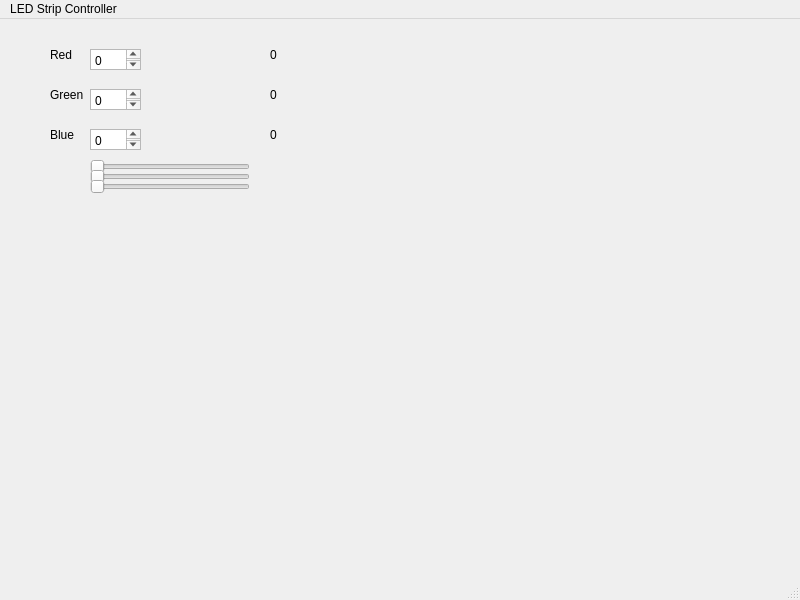
<?xml version="1.0" encoding="UTF-8"?>
<ui version="4.0">
 <class>MainWindow</class>
 <widget class="QMainWindow" name="MainWindow">
  <property name="geometry">
   <rect>
    <x>0</x>
    <y>0</y>
    <width>800</width>
    <height>600</height>
   </rect>
  </property>
  <property name="windowTitle">
   <string>MainWindow</string>
  </property>
  <widget class="QWidget" name="centralwidget">
   <widget class="QLabel" name="red_label">
    <property name="geometry">
     <rect>
      <x>50</x>
      <y>30</y>
      <width>37</width>
      <height>12</height>
     </rect>
    </property>
    <property name="text">
     <string>Red</string>
    </property>
   </widget>
   <widget class="QLabel" name="green_label">
    <property name="geometry">
     <rect>
      <x>50</x>
      <y>70</y>
      <width>37</width>
      <height>12</height>
     </rect>
    </property>
    <property name="text">
     <string>Green</string>
    </property>
   </widget>
   <widget class="QLabel" name="blue_label">
    <property name="geometry">
     <rect>
      <x>50</x>
      <y>110</y>
      <width>37</width>
      <height>12</height>
     </rect>
    </property>
    <property name="text">
     <string>Blue</string>
    </property>
   </widget>
   <widget class="QSlider" name="red_slider">
    <property name="geometry">
     <rect>
      <x>90</x>
      <y>140</y>
      <width>160</width>
      <height>16</height>
     </rect>
    </property>
    <property name="maximum">
     <number>255</number>
    </property>
    <property name="orientation">
     <enum>Qt::Orientation::Horizontal</enum>
    </property>
   </widget>
   <widget class="QSlider" name="green_slider">
    <property name="geometry">
     <rect>
      <x>90</x>
      <y>150</y>
      <width>160</width>
      <height>16</height>
     </rect>
    </property>
    <property name="maximum">
     <number>255</number>
    </property>
    <property name="orientation">
     <enum>Qt::Orientation::Horizontal</enum>
    </property>
   </widget>
   <widget class="QSlider" name="blue_slider">
    <property name="geometry">
     <rect>
      <x>90</x>
      <y>160</y>
      <width>160</width>
      <height>16</height>
     </rect>
    </property>
    <property name="maximum">
     <number>255</number>
    </property>
    <property name="orientation">
     <enum>Qt::Orientation::Horizontal</enum>
    </property>
   </widget>
   <widget class="QLabel" name="red_value_label">
    <property name="geometry">
     <rect>
      <x>270</x>
      <y>30</y>
      <width>37</width>
      <height>12</height>
     </rect>
    </property>
    <property name="text">
     <string>0</string>
    </property>
   </widget>
   <widget class="QLabel" name="green_value_label">
    <property name="geometry">
     <rect>
      <x>270</x>
      <y>70</y>
      <width>37</width>
      <height>12</height>
     </rect>
    </property>
    <property name="text">
     <string>0</string>
    </property>
   </widget>
   <widget class="QLabel" name="blue_value_label">
    <property name="geometry">
     <rect>
      <x>270</x>
      <y>110</y>
      <width>37</width>
      <height>12</height>
     </rect>
    </property>
    <property name="text">
     <string>0</string>
    </property>
   </widget>
   <widget class="QTextEdit" name="red_value_input_label">
    <property name="geometry">
     <rect>
      <x>90</x>
      <y>30</y>
      <width>51</width>
      <height>21</height>
     </rect>
    </property>
    <property name="html">
     <string>&lt;!DOCTYPE HTML PUBLIC &quot;-//W3C//DTD HTML 4.0//EN&quot; &quot;http://www.w3.org/TR/REC-html40/strict.dtd&quot;&gt;
&lt;html&gt;&lt;head&gt;&lt;meta name=&quot;qrichtext&quot; content=&quot;1&quot; /&gt;&lt;meta charset=&quot;utf-8&quot; /&gt;&lt;style type=&quot;text/css&quot;&gt;
p, li { white-space: pre-wrap; }
hr { height: 1px; border-width: 0; }
li.unchecked::marker { content: &quot;\2610&quot;; }
li.checked::marker { content: &quot;\2612&quot;; }
&lt;/style&gt;&lt;/head&gt;&lt;body style=&quot; font-family:'Segoe UI'; font-size:9pt; font-weight:400; font-style:normal;&quot;&gt;
&lt;p style=&quot; margin-top:0px; margin-bottom:0px; margin-left:0px; margin-right:0px; -qt-block-indent:0; text-indent:0px;&quot;&gt;0&lt;/p&gt;&lt;/body&gt;&lt;/html&gt;</string>
    </property>
   </widget>
   <widget class="QTextEdit" name="green_value_input_label">
    <property name="geometry">
     <rect>
      <x>90</x>
      <y>70</y>
      <width>51</width>
      <height>21</height>
     </rect>
    </property>
    <property name="html">
     <string>&lt;!DOCTYPE HTML PUBLIC &quot;-//W3C//DTD HTML 4.0//EN&quot; &quot;http://www.w3.org/TR/REC-html40/strict.dtd&quot;&gt;
&lt;html&gt;&lt;head&gt;&lt;meta name=&quot;qrichtext&quot; content=&quot;1&quot; /&gt;&lt;meta charset=&quot;utf-8&quot; /&gt;&lt;style type=&quot;text/css&quot;&gt;
p, li { white-space: pre-wrap; }
hr { height: 1px; border-width: 0; }
li.unchecked::marker { content: &quot;\2610&quot;; }
li.checked::marker { content: &quot;\2612&quot;; }
&lt;/style&gt;&lt;/head&gt;&lt;body style=&quot; font-family:'Segoe UI'; font-size:9pt; font-weight:400; font-style:normal;&quot;&gt;
&lt;p style=&quot; margin-top:0px; margin-bottom:0px; margin-left:0px; margin-right:0px; -qt-block-indent:0; text-indent:0px;&quot;&gt;0&lt;/p&gt;&lt;/body&gt;&lt;/html&gt;</string>
    </property>
   </widget>
   <widget class="QTextEdit" name="blue_value_input_label">
    <property name="geometry">
     <rect>
      <x>90</x>
      <y>110</y>
      <width>51</width>
      <height>21</height>
     </rect>
    </property>
    <property name="html">
     <string>&lt;!DOCTYPE HTML PUBLIC &quot;-//W3C//DTD HTML 4.0//EN&quot; &quot;http://www.w3.org/TR/REC-html40/strict.dtd&quot;&gt;
&lt;html&gt;&lt;head&gt;&lt;meta name=&quot;qrichtext&quot; content=&quot;1&quot; /&gt;&lt;meta charset=&quot;utf-8&quot; /&gt;&lt;style type=&quot;text/css&quot;&gt;
p, li { white-space: pre-wrap; }
hr { height: 1px; border-width: 0; }
li.unchecked::marker { content: &quot;\2610&quot;; }
li.checked::marker { content: &quot;\2612&quot;; }
&lt;/style&gt;&lt;/head&gt;&lt;body style=&quot; font-family:'Segoe UI'; font-size:9pt; font-weight:400; font-style:normal;&quot;&gt;
&lt;p style=&quot; margin-top:0px; margin-bottom:0px; margin-left:0px; margin-right:0px; -qt-block-indent:0; text-indent:0px;&quot;&gt;0&lt;/p&gt;&lt;/body&gt;&lt;/html&gt;</string>
    </property>
   </widget>
  </widget>
  <widget class="QMenuBar" name="menubar">
   <property name="geometry">
    <rect>
     <x>0</x>
     <y>0</y>
     <width>800</width>
     <height>17</height>
    </rect>
   </property>
   <widget class="QMenu" name="menuLED_Strip_Controller">
    <property name="title">
     <string>LED Strip Controller</string>
    </property>
   </widget>
   <addaction name="menuLED_Strip_Controller"/>
  </widget>
  <widget class="QStatusBar" name="statusbar"/>
 </widget>
 <resources/>
 <connections/>
</ui>
